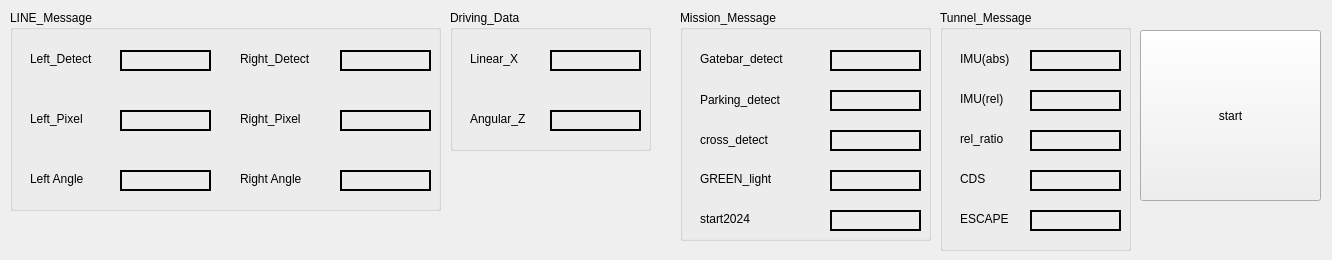
<?xml version="1.0" encoding="UTF-8"?>
<ui version="4.0">
 <class>MainWindowDesign</class>
 <widget class="QMainWindow" name="MainWindowDesign">
  <property name="geometry">
   <rect>
    <x>0</x>
    <y>0</y>
    <width>1332</width>
    <height>260</height>
   </rect>
  </property>
  <property name="windowTitle">
   <string>QRosApp</string>
  </property>
  <property name="windowIcon">
   <iconset resource="../resources/images.qrc">
    <normaloff>:/images/icon.png</normaloff>:/images/icon.png</iconset>
  </property>
  <property name="locale">
   <locale language="English" country="Australia"/>
  </property>
  <widget class="QWidget" name="centralwidget">
   <widget class="QGroupBox" name="groupBox_2">
    <property name="geometry">
     <rect>
      <x>10</x>
      <y>10</y>
      <width>431</width>
      <height>201</height>
     </rect>
    </property>
    <property name="title">
     <string>LINE_Message</string>
    </property>
    <property name="alignment">
     <set>Qt::AlignLeading|Qt::AlignLeft|Qt::AlignTop</set>
    </property>
    <property name="flat">
     <bool>false</bool>
    </property>
    <widget class="QLabel" name="label_5">
     <property name="geometry">
      <rect>
       <x>230</x>
       <y>40</y>
       <width>101</width>
       <height>17</height>
      </rect>
     </property>
     <property name="text">
      <string>Right_Detect</string>
     </property>
    </widget>
    <widget class="QLabel" name="label_4">
     <property name="geometry">
      <rect>
       <x>230</x>
       <y>100</y>
       <width>81</width>
       <height>17</height>
      </rect>
     </property>
     <property name="text">
      <string>Right_Pixel</string>
     </property>
    </widget>
    <widget class="QLabel" name="label_right_pixel">
     <property name="geometry">
      <rect>
       <x>330</x>
       <y>100</y>
       <width>91</width>
       <height>21</height>
      </rect>
     </property>
     <property name="frameShape">
      <enum>QFrame::Box</enum>
     </property>
     <property name="lineWidth">
      <number>2</number>
     </property>
     <property name="text">
      <string/>
     </property>
    </widget>
    <widget class="QLabel" name="label_right_detect">
     <property name="geometry">
      <rect>
       <x>330</x>
       <y>40</y>
       <width>91</width>
       <height>21</height>
      </rect>
     </property>
     <property name="frameShape">
      <enum>QFrame::Box</enum>
     </property>
     <property name="lineWidth">
      <number>2</number>
     </property>
     <property name="text">
      <string/>
     </property>
    </widget>
    <widget class="QLabel" name="label_6">
     <property name="geometry">
      <rect>
       <x>20</x>
       <y>40</y>
       <width>91</width>
       <height>17</height>
      </rect>
     </property>
     <property name="text">
      <string>Left_Detect</string>
     </property>
    </widget>
    <widget class="QLabel" name="label_left_pixel">
     <property name="geometry">
      <rect>
       <x>110</x>
       <y>100</y>
       <width>91</width>
       <height>21</height>
      </rect>
     </property>
     <property name="frameShape">
      <enum>QFrame::Box</enum>
     </property>
     <property name="lineWidth">
      <number>2</number>
     </property>
     <property name="text">
      <string/>
     </property>
    </widget>
    <widget class="QLabel" name="label_left_detect">
     <property name="geometry">
      <rect>
       <x>110</x>
       <y>40</y>
       <width>91</width>
       <height>21</height>
      </rect>
     </property>
     <property name="frameShape">
      <enum>QFrame::Box</enum>
     </property>
     <property name="lineWidth">
      <number>2</number>
     </property>
     <property name="text">
      <string/>
     </property>
    </widget>
    <widget class="QLabel" name="label_7">
     <property name="geometry">
      <rect>
       <x>20</x>
       <y>100</y>
       <width>81</width>
       <height>17</height>
      </rect>
     </property>
     <property name="text">
      <string>Left_Pixel</string>
     </property>
    </widget>
    <widget class="QLabel" name="label_8">
     <property name="geometry">
      <rect>
       <x>230</x>
       <y>160</y>
       <width>81</width>
       <height>17</height>
      </rect>
     </property>
     <property name="text">
      <string>Right Angle</string>
     </property>
    </widget>
    <widget class="QLabel" name="label_13">
     <property name="geometry">
      <rect>
       <x>20</x>
       <y>160</y>
       <width>91</width>
       <height>17</height>
      </rect>
     </property>
     <property name="text">
      <string>Left Angle</string>
     </property>
    </widget>
    <widget class="QLabel" name="label_right_angle">
     <property name="geometry">
      <rect>
       <x>330</x>
       <y>160</y>
       <width>91</width>
       <height>21</height>
      </rect>
     </property>
     <property name="frameShape">
      <enum>QFrame::Box</enum>
     </property>
     <property name="lineWidth">
      <number>2</number>
     </property>
     <property name="text">
      <string/>
     </property>
    </widget>
    <widget class="QLabel" name="label_left_angle">
     <property name="geometry">
      <rect>
       <x>110</x>
       <y>160</y>
       <width>91</width>
       <height>21</height>
      </rect>
     </property>
     <property name="frameShape">
      <enum>QFrame::Box</enum>
     </property>
     <property name="lineWidth">
      <number>2</number>
     </property>
     <property name="text">
      <string/>
     </property>
    </widget>
   </widget>
   <widget class="QLabel" name="label_gatebar_detect">
    <property name="geometry">
     <rect>
      <x>830</x>
      <y>50</y>
      <width>91</width>
      <height>21</height>
     </rect>
    </property>
    <property name="frameShape">
     <enum>QFrame::Box</enum>
    </property>
    <property name="lineWidth">
     <number>2</number>
    </property>
    <property name="text">
     <string/>
    </property>
   </widget>
   <widget class="QPushButton" name="pushButton">
    <property name="geometry">
     <rect>
      <x>1140</x>
      <y>30</y>
      <width>181</width>
      <height>171</height>
     </rect>
    </property>
    <property name="text">
     <string>start</string>
    </property>
   </widget>
   <widget class="QGroupBox" name="groupBox_3">
    <property name="geometry">
     <rect>
      <x>680</x>
      <y>10</y>
      <width>251</width>
      <height>231</height>
     </rect>
    </property>
    <property name="title">
     <string>Mission_Message</string>
    </property>
    <widget class="QLabel" name="label_parking_sign">
     <property name="geometry">
      <rect>
       <x>150</x>
       <y>80</y>
       <width>91</width>
       <height>21</height>
      </rect>
     </property>
     <property name="frameShape">
      <enum>QFrame::Box</enum>
     </property>
     <property name="lineWidth">
      <number>2</number>
     </property>
     <property name="text">
      <string/>
     </property>
    </widget>
    <widget class="QLabel" name="label_15">
     <property name="geometry">
      <rect>
       <x>20</x>
       <y>80</y>
       <width>111</width>
       <height>20</height>
      </rect>
     </property>
     <property name="text">
      <string>Parking_detect</string>
     </property>
     <property name="alignment">
      <set>Qt::AlignLeading|Qt::AlignLeft|Qt::AlignVCenter</set>
     </property>
    </widget>
    <widget class="QLabel" name="label_14">
     <property name="geometry">
      <rect>
       <x>20</x>
       <y>160</y>
       <width>91</width>
       <height>17</height>
      </rect>
     </property>
     <property name="text">
      <string>GREEN_light</string>
     </property>
     <property name="alignment">
      <set>Qt::AlignLeading|Qt::AlignLeft|Qt::AlignVCenter</set>
     </property>
    </widget>
    <widget class="QLabel" name="label_traffic_green">
     <property name="geometry">
      <rect>
       <x>150</x>
       <y>160</y>
       <width>91</width>
       <height>21</height>
      </rect>
     </property>
     <property name="frameShape">
      <enum>QFrame::Box</enum>
     </property>
     <property name="lineWidth">
      <number>2</number>
     </property>
     <property name="text">
      <string/>
     </property>
    </widget>
    <widget class="QLabel" name="label_16">
     <property name="geometry">
      <rect>
       <x>20</x>
       <y>120</y>
       <width>111</width>
       <height>20</height>
      </rect>
     </property>
     <property name="text">
      <string>cross_detect</string>
     </property>
     <property name="alignment">
      <set>Qt::AlignLeading|Qt::AlignLeft|Qt::AlignVCenter</set>
     </property>
    </widget>
    <widget class="QLabel" name="label_cross">
     <property name="geometry">
      <rect>
       <x>150</x>
       <y>120</y>
       <width>91</width>
       <height>21</height>
      </rect>
     </property>
     <property name="frameShape">
      <enum>QFrame::Box</enum>
     </property>
     <property name="lineWidth">
      <number>2</number>
     </property>
     <property name="text">
      <string/>
     </property>
    </widget>
    <widget class="QLabel" name="label_21">
     <property name="geometry">
      <rect>
       <x>20</x>
       <y>200</y>
       <width>91</width>
       <height>17</height>
      </rect>
     </property>
     <property name="text">
      <string>start2024</string>
     </property>
     <property name="alignment">
      <set>Qt::AlignLeading|Qt::AlignLeft|Qt::AlignVCenter</set>
     </property>
    </widget>
    <widget class="QLabel" name="start2024">
     <property name="geometry">
      <rect>
       <x>150</x>
       <y>200</y>
       <width>91</width>
       <height>21</height>
      </rect>
     </property>
     <property name="frameShape">
      <enum>QFrame::Box</enum>
     </property>
     <property name="lineWidth">
      <number>2</number>
     </property>
     <property name="text">
      <string/>
     </property>
    </widget>
   </widget>
   <widget class="QGroupBox" name="groupBox_6">
    <property name="geometry">
     <rect>
      <x>940</x>
      <y>10</y>
      <width>191</width>
      <height>241</height>
     </rect>
    </property>
    <property name="title">
     <string>Tunnel_Message</string>
    </property>
    <widget class="QLabel" name="label_12">
     <property name="geometry">
      <rect>
       <x>20</x>
       <y>160</y>
       <width>81</width>
       <height>17</height>
      </rect>
     </property>
     <property name="text">
      <string>CDS</string>
     </property>
    </widget>
    <widget class="QLabel" name="label_cds">
     <property name="geometry">
      <rect>
       <x>90</x>
       <y>160</y>
       <width>91</width>
       <height>21</height>
      </rect>
     </property>
     <property name="frameShape">
      <enum>QFrame::Box</enum>
     </property>
     <property name="lineWidth">
      <number>2</number>
     </property>
     <property name="text">
      <string/>
     </property>
    </widget>
    <widget class="QLabel" name="label_17">
     <property name="geometry">
      <rect>
       <x>20</x>
       <y>200</y>
       <width>61</width>
       <height>17</height>
      </rect>
     </property>
     <property name="text">
      <string>ESCAPE</string>
     </property>
    </widget>
    <widget class="QLabel" name="label_tunnel_detect">
     <property name="geometry">
      <rect>
       <x>90</x>
       <y>200</y>
       <width>91</width>
       <height>21</height>
      </rect>
     </property>
     <property name="frameShape">
      <enum>QFrame::Box</enum>
     </property>
     <property name="lineWidth">
      <number>2</number>
     </property>
     <property name="text">
      <string/>
     </property>
    </widget>
    <widget class="QLabel" name="label_imu">
     <property name="geometry">
      <rect>
       <x>90</x>
       <y>40</y>
       <width>91</width>
       <height>21</height>
      </rect>
     </property>
     <property name="frameShape">
      <enum>QFrame::Box</enum>
     </property>
     <property name="lineWidth">
      <number>2</number>
     </property>
     <property name="text">
      <string/>
     </property>
    </widget>
    <widget class="QLabel" name="label_18">
     <property name="geometry">
      <rect>
       <x>20</x>
       <y>40</y>
       <width>81</width>
       <height>17</height>
      </rect>
     </property>
     <property name="text">
      <string>IMU(abs)</string>
     </property>
    </widget>
    <widget class="QLabel" name="label_rel">
     <property name="geometry">
      <rect>
       <x>90</x>
       <y>80</y>
       <width>91</width>
       <height>21</height>
      </rect>
     </property>
     <property name="frameShape">
      <enum>QFrame::Box</enum>
     </property>
     <property name="lineWidth">
      <number>2</number>
     </property>
     <property name="text">
      <string/>
     </property>
    </widget>
    <widget class="QLabel" name="label_19">
     <property name="geometry">
      <rect>
       <x>20</x>
       <y>80</y>
       <width>81</width>
       <height>17</height>
      </rect>
     </property>
     <property name="text">
      <string>IMU(rel)</string>
     </property>
    </widget>
   </widget>
   <widget class="QGroupBox" name="groupBox_4">
    <property name="geometry">
     <rect>
      <x>450</x>
      <y>10</y>
      <width>201</width>
      <height>141</height>
     </rect>
    </property>
    <property name="title">
     <string>Driving_Data</string>
    </property>
    <widget class="QLabel" name="label_linear_x">
     <property name="geometry">
      <rect>
       <x>100</x>
       <y>40</y>
       <width>91</width>
       <height>21</height>
      </rect>
     </property>
     <property name="frameShape">
      <enum>QFrame::Box</enum>
     </property>
     <property name="lineWidth">
      <number>2</number>
     </property>
     <property name="text">
      <string/>
     </property>
    </widget>
    <widget class="QLabel" name="label_9">
     <property name="geometry">
      <rect>
       <x>20</x>
       <y>40</y>
       <width>101</width>
       <height>17</height>
      </rect>
     </property>
     <property name="text">
      <string>Linear_X</string>
     </property>
    </widget>
    <widget class="QLabel" name="label_10">
     <property name="geometry">
      <rect>
       <x>20</x>
       <y>100</y>
       <width>81</width>
       <height>17</height>
      </rect>
     </property>
     <property name="text">
      <string>Angular_Z</string>
     </property>
    </widget>
    <widget class="QLabel" name="label_angular_z">
     <property name="geometry">
      <rect>
       <x>100</x>
       <y>100</y>
       <width>91</width>
       <height>21</height>
      </rect>
     </property>
     <property name="frameShape">
      <enum>QFrame::Box</enum>
     </property>
     <property name="lineWidth">
      <number>2</number>
     </property>
     <property name="text">
      <string/>
     </property>
    </widget>
   </widget>
   <widget class="QLabel" name="label_11">
    <property name="geometry">
     <rect>
      <x>700</x>
      <y>50</y>
      <width>111</width>
      <height>17</height>
     </rect>
    </property>
    <property name="text">
     <string>Gatebar_detect</string>
    </property>
    <property name="textFormat">
     <enum>Qt::AutoText</enum>
    </property>
   </widget>
   <widget class="QLabel" name="rel_ratio">
    <property name="geometry">
     <rect>
      <x>1030</x>
      <y>130</y>
      <width>91</width>
      <height>21</height>
     </rect>
    </property>
    <property name="frameShape">
     <enum>QFrame::Box</enum>
    </property>
    <property name="lineWidth">
     <number>2</number>
    </property>
    <property name="text">
     <string/>
    </property>
   </widget>
   <widget class="QLabel" name="label_20">
    <property name="geometry">
     <rect>
      <x>960</x>
      <y>130</y>
      <width>61</width>
      <height>17</height>
     </rect>
    </property>
    <property name="text">
     <string>rel_ratio</string>
    </property>
   </widget>
  </widget>
  <action name="action_Quit">
   <property name="text">
    <string>&amp;Quit</string>
   </property>
   <property name="shortcut">
    <string>Ctrl+Q</string>
   </property>
   <property name="shortcutContext">
    <enum>Qt::ApplicationShortcut</enum>
   </property>
  </action>
  <action name="action_Preferences">
   <property name="text">
    <string>&amp;Preferences</string>
   </property>
  </action>
  <action name="actionAbout">
   <property name="text">
    <string>&amp;About</string>
   </property>
  </action>
  <action name="actionAbout_Qt">
   <property name="text">
    <string>About &amp;Qt</string>
   </property>
  </action>
 </widget>
 <resources>
  <include location="../resources/images.qrc"/>
 </resources>
 <connections>
  <connection>
   <sender>action_Quit</sender>
   <signal>triggered()</signal>
   <receiver>MainWindowDesign</receiver>
   <slot>close()</slot>
   <hints>
    <hint type="sourcelabel">
     <x>-1</x>
     <y>-1</y>
    </hint>
    <hint type="destinationlabel">
     <x>399</x>
     <y>299</y>
    </hint>
   </hints>
  </connection>
 </connections>
</ui>
